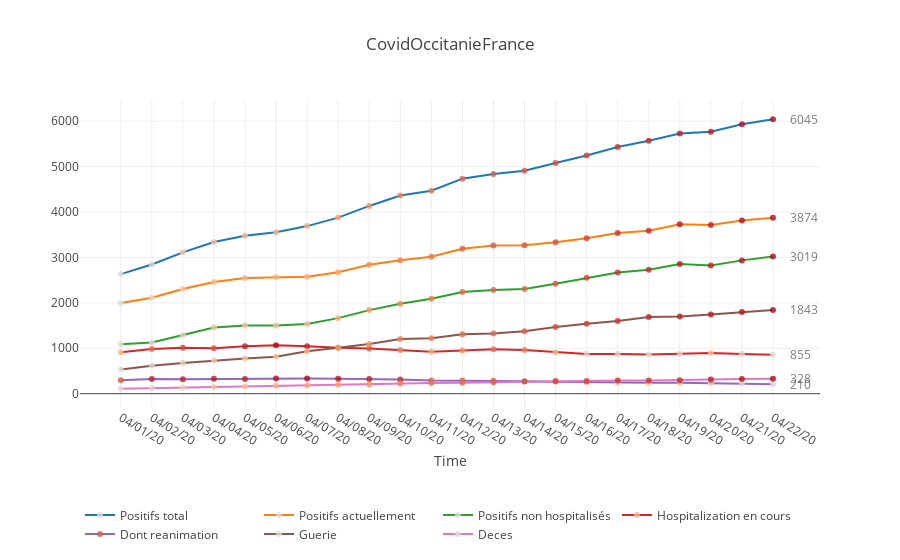

Notebook cell for this chart:
### Code cell
trace_positive, annotations1 = create_2d_plot(plot_df=df, x_name="Date", y_name="Positifs total")
trace_positive_a, annotations2 = create_2d_plot(plot_df=df, x_name="Date", y_name="Positifs actuellement")
trace_positive_maison, annotations3 = create_2d_plot(plot_df=df, x_name="Date", y_name="Positifs non hospitalisés")
trace_positive_hopital, annotations4 = create_2d_plot(plot_df=df, x_name="Date", y_name="Hospitalization en cours")
trace_positive_hopital_reanimation, annotations5 = create_2d_plot(plot_df=df, x_name="Date", y_name="Dont reanimation")
trace_guerie, annotations6 = create_2d_plot(plot_df=df, x_name="Date", y_name="Guerie")
trace_deces, annotations7 = create_2d_plot(plot_df=df, x_name="Date", y_name="Deces")

data = [trace_positive, trace_positive_a, trace_positive_maison, trace_positive_hopital, trace_positive_hopital_reanimation, trace_guerie, trace_deces]

annotations = annotations1[len(annotations1) - 1:] \
    + annotations2[len(annotations2) - 1:] \
    + annotations3[len(annotations3) - 1:] \
    + annotations4[len(annotations4) - 1:] \
    + annotations5[len(annotations5) - 1:] \
    + annotations6[len(annotations6) - 1:] \
    + annotations7[len(annotations7) - 1:]

layout = go.Layout(
    title=f"CovidOccitanieFrance",
    xaxis=dict(title="Time"),
#     yaxis=dict(title="),
    annotations=annotations,
    showlegend=True,
    legend=dict(orientation="h", y = -0.3, yanchor="top")
) 
fig = go.Figure(data=data, layout=layout)
    
iplot(fig, filename="covid19-Occitanie")

### Figure 1 — Plotly figure (JSON) as saved in the notebook; plotly's stock layout.template omitted (floating-point values rounded to 4 significant figures)
{"data": [{"marker": {"color": [2633, 2844, 3112, 3338, 3476, 3553, 3690, 3877, 4134, 4364, 4468, 4735, 4838, 4911, 5080, 5246, 5431, 5570, 5727, 5769, 5932, 6045], "opacity": 0.8, "size": 6}, "mode": "lines+markers", "name": "Positifs total", "type": "scatter", "uid": "3d3b008f-d08d-4402-9610-b56b8bea409a", "x": ["04/01/20", "04/02/20", "04/03/20", "04/04/20", "04/05/20", "04/06/20", "04/07/20", "04/08/20", "04/09/20", "04/10/20", "04/11/20", "04/12/20", "04/13/20", "04/14/20", "04/15/20", "04/16/20", "04/17/20", "04/18/20", "04/19/20", "04/20/20", "04/21/20", "04/22/20"], "y": [2633, 2844, 3112, 3338, 3476, 3553, 3690, 3877, 4134, 4364, 4468, 4735, 4838, 4911, 5080, 5246, 5431, 5570, 5727, 5769, 5932, 6045]}, {"marker": {"color": [1997, 2111, 2305, 2459, 2546, 2566, 2576, 2672, 2837, 2940, 3017, 3190, 3261, 3268, 3332, 3424, 3540, 3588, 3731, 3715, 3811, 3874], "opacity": 0.8, "size": 6}, "mode": "lines+markers", "name": "Positifs actuellement", "type": "scatter", "uid": "8d91b4a2-8410-4afd-9bac-c2da026d6620", "x": ["04/01/20", "04/02/20", "04/03/20", "04/04/20", "04/05/20", "04/06/20", "04/07/20", "04/08/20", "04/09/20", "04/10/20", "04/11/20", "04/12/20", "04/13/20", "04/14/20", "04/15/20", "04/16/20", "04/17/20", "04/18/20", "04/19/20", "04/20/20", "04/21/20", "04/22/20"], "y": [1997, 2111, 2305, 2459, 2546, 2566, 2576, 2672, 2837, 2940, 3017, 3190, 3261, 3268, 3332, 3424, 3540, 3588, 3731, 3715, 3811, 3874]}, {"marker": {"color": [1087, 1128, 1292, 1458, 1501, 1501, 1532, 1663, 1840, 1978, 2092, 2239, 2285, 2306, 2419, 2551, 2669, 2727, 2853, 2820, 2935, 3019], "opacity": 0.8, "size": 6}, "mode": "lines+markers", "name": "Positifs non hospitalisés", "type": "scatter", "uid": "508fe19c-7741-4472-9fab-991c015c5388", "x": ["04/01/20", "04/02/20", "04/03/20", "04/04/20", "04/05/20", "04/06/20", "04/07/20", "04/08/20", "04/09/20", "04/10/20", "04/11/20", "04/12/20", "04/13/20", "04/14/20", "04/15/20", "04/16/20", "04/17/20", "04/18/20", "04/19/20", "04/20/20", "04/21/20", "04/22/20"], "y": [1087, 1128, 1292, 1458, 1501, 1501, 1532, 1663, 1840, 1978, 2092, 2239, 2285, 2306, 2419, 2551, 2669, 2727, 2853, 2820, 2935, 3019]}, {"marker": {"color": [910, 983, 1013, 1001, 1045, 1065, 1044, 1009, 997, 962, 925, 951, 976, 962, 913, 873, 871, 861, 878, 895, 876, 855], "opacity": 0.8, "size": 6}, "mode": "lines+markers", "name": "Hospitalization en cours", "type": "scatter", "uid": "7e9df858-50e8-4096-8020-be40a71da244", "x": ["04/01/20", "04/02/20", "04/03/20", "04/04/20", "04/05/20", "04/06/20", "04/07/20", "04/08/20", "04/09/20", "04/10/20", "04/11/20", "04/12/20", "04/13/20", "04/14/20", "04/15/20", "04/16/20", "04/17/20", "04/18/20", "04/19/20", "04/20/20", "04/21/20", "04/22/20"], "y": [910, 983, 1013, 1001, 1045, 1065, 1044, 1009, 997, 962, 925, 951, 976, 962, 913, 873, 871, 861, 878, 895, 876, 855]}, {"marker": {"color": [293, 321, 320, 326, 322, 333, 334, 328, 323, 314, 292, 291, 287, 275, 262, 254, 240, 238, 242, 231, 217, 210], "opacity": 0.8, "size": 6}, "mode": "lines+markers", "name": "Dont reanimation", "type": "scatter", "uid": "84dd10c2-723e-400a-a755-66d82baa0027", "x": ["04/01/20", "04/02/20", "04/03/20", "04/04/20", "04/05/20", "04/06/20", "04/07/20", "04/08/20", "04/09/20", "04/10/20", "04/11/20", "04/12/20", "04/13/20", "04/14/20", "04/15/20", "04/16/20", "04/17/20", "04/18/20", "04/19/20", "04/20/20", "04/21/20", "04/22/20"], "y": [293, 321, 320, 326, 322, 333, 334, 328, 323, 314, 292, 291, 287, 275, 262, 254, 240, 238, 242, 231, 217, 210]}, {"marker": {"color": [530, 613, 674, 730, 772, 815, 933, 1010, 1094, 1202, 1218, 1306, 1327, 1377, 1470, 1541, 1601, 1690, 1701, 1741, 1799, 1843], "opacity": 0.8, "size": 6}, "mode": "lines+markers", "name": "Guerie", "type": "scatter", "uid": "ab64881e-571c-4da7-8f01-af50f95443f0", "x": ["04/01/20", "04/02/20", "04/03/20", "04/04/20", "04/05/20", "04/06/20", "04/07/20", "04/08/20", "04/09/20", "04/10/20", "04/11/20", "04/12/20", "04/13/20", "04/14/20", "04/15/20", "04/16/20", "04/17/20", "04/18/20", "04/19/20", "04/20/20", "04/21/20", "04/22/20"], "y": [530, 613, 674, 730, 772, 815, 933, 1010, 1094, 1202, 1218, 1306, 1327, 1377, 1470, 1541, 1601, 1690, 1701, 1741, 1799, 1843]}, {"marker": {"color": [106, 120, 133, 149, 158, 172, 181, 195, 203, 222, 233, 239, 250, 266, 278, 281, 290, 292, 295, 313, 322, 328], "opacity": 0.8, "size": 6}, "mode": "lines+markers", "name": "Deces", "type": "scatter", "uid": "6f879c1c-9e3b-452b-8627-383420d0a619", "x": ["04/01/20", "04/02/20", "04/03/20", "04/04/20", "04/05/20", "04/06/20", "04/07/20", "04/08/20", "04/09/20", "04/10/20", "04/11/20", "04/12/20", "04/13/20", "04/14/20", "04/15/20", "04/16/20", "04/17/20", "04/18/20", "04/19/20", "04/20/20", "04/21/20", "04/22/20"], "y": [106, 120, 133, 149, 158, 172, 181, 195, 203, 222, 233, 239, 250, 266, 278, 281, 290, 292, 295, 313, 322, 328]}], "layout": {"annotations": [{"opacity": 0.7, "showarrow": false, "text": "6045", "x": "04/22/20", "xanchor": "left", "xshift": 15, "y": 6045}, {"opacity": 0.7, "showarrow": false, "text": "3874", "x": "04/22/20", "xanchor": "left", "xshift": 15, "y": 3874}, {"opacity": 0.7, "showarrow": false, "text": "3019", "x": "04/22/20", "xanchor": "left", "xshift": 15, "y": 3019}, {"opacity": 0.7, "showarrow": false, "text": "855", "x": "04/22/20", "xanchor": "left", "xshift": 15, "y": 855}, {"opacity": 0.7, "showarrow": false, "text": "210", "x": "04/22/20", "xanchor": "left", "xshift": 15, "y": 210}, {"opacity": 0.7, "showarrow": false, "text": "1843", "x": "04/22/20", "xanchor": "left", "xshift": 15, "y": 1843}, {"opacity": 0.7, "showarrow": false, "text": "328", "x": "04/22/20", "xanchor": "left", "xshift": 15, "y": 328}], "legend": {"orientation": "h", "y": -0.3, "yanchor": "top"}, "showlegend": true, "title": {"text": "CovidOccitanieFrance"}, "xaxis": {"title": {"text": "Time"}}}}
